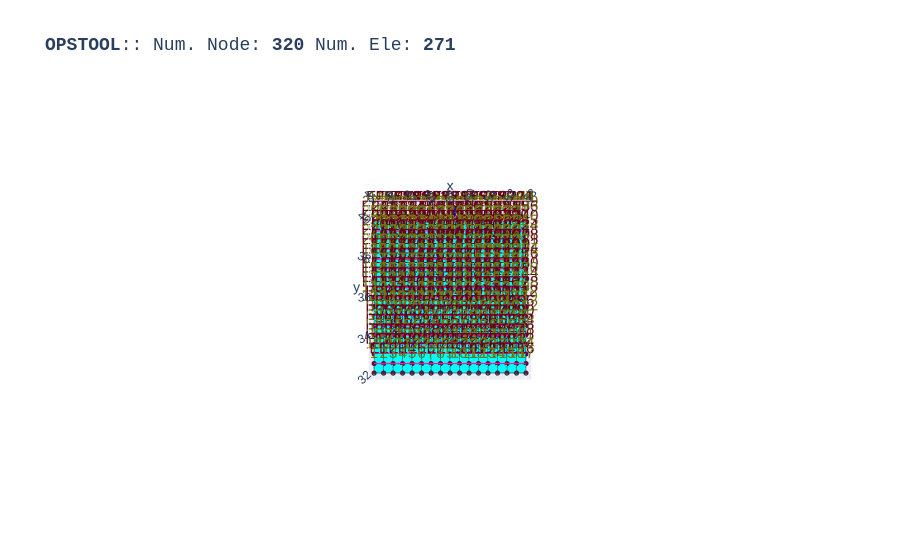

Here is the notebook cell this chart was saved with:
### Code cell
opst.vis.plotly.plot_model(show_node_numbering=True, show_ele_numbering=True, show_nodal_loads = True)

### Figure 1 — Plotly figure (JSON) as saved in the notebook; plotly's stock layout.template omitted (floating-point values rounded to 4 significant figures; data arrays with more than 128 entries replaced by an {"elided": "..."} marker saying what was removed)
{"data": [{"color": "#00FFFF", "hoverinfo": "skip", "i": {"elided": "512 int values"}, "j": {"elided": "512 int values"}, "k": {"elided": "512 int values"}, "name": "ELE_TAG_FourNodeQuadWithSensitivity", "opacity": 1, "type": "mesh3d", "x": {"elided": "1024 float values"}, "y": {"elided": "1024 float values"}, "z": {"elided": "1024 float values"}}, {"connectgaps": false, "hoverinfo": "skip", "line": {"color": "black", "width": 1}, "mode": "lines", "name": "Edge", "type": "scatter3d", "x": {"elided": "1536 float values"}, "y": {"elided": "1536 float values"}, "z": {"elided": "1536 float values"}}, {"connectgaps": false, "hoverinfo": "skip", "line": {"color": "#0652ff", "width": 5}, "mode": "lines", "name": "DispBeamColumn2d", "type": "scatter3d", "x": [45.25, 45.75, NaN, 45.75, 46.25, NaN, 46.25, 46.75, NaN, 46.75, 47.25, NaN, 47.25, 47.75, NaN, 47.75, 48.25, NaN, 48.25, 48.75, NaN, 48.75, 49.25, NaN, 49.25, 49.75, NaN, 49.75, 50.25, NaN, 50.25, 50.75, NaN, 50.75, 51.25, NaN, 51.25, 51.75, NaN, 51.75, 52.25, NaN, 52.25, 52.75, NaN], "y": [40.25, 40.25, NaN, 40.25, 40.25, NaN, 40.25, 40.25, NaN, 40.25, 40.25, NaN, 40.25, 40.25, NaN, 40.25, 40.25, NaN, 40.25, 40.25, NaN, 40.25, 40.25, NaN, 40.25, 40.25, NaN, 40.25, 40.25, NaN, 40.25, 40.25, NaN, 40.25, 40.25, NaN, 40.25, 40.25, NaN, 40.25, 40.25, NaN, 40.25, 40.25, NaN], "z": [0.0, 0.0, NaN, 0.0, 0.0, NaN, 0.0, 0.0, NaN, 0.0, 0.0, NaN, 0.0, 0.0, NaN, 0.0, 0.0, NaN, 0.0, 0.0, NaN, 0.0, 0.0, NaN, 0.0, 0.0, NaN, 0.0, 0.0, NaN, 0.0, 0.0, NaN, 0.0, 0.0, NaN, 0.0, 0.0, NaN, 0.0, 0.0, NaN, 0.0, 0.0, NaN]}, {"connectgaps": false, "hoverinfo": "skip", "line": {"color": "#ff9408", "width": 5}, "mode": "lines", "name": "BeamContact2D", "type": "scatter3d", "x": [45.5, 45.25, NaN, 45.5, 45.75, NaN, 46.0, 45.75, NaN, 46.0, 46.25, NaN, 46.5, 46.25, NaN, 46.5, 46.75, NaN, 47.0, 46.75, NaN, 47.0, 47.25, NaN, 47.5, 47.25, NaN, 47.5, 47.75, NaN, 48.0, 47.75, NaN, 48.0, 48.25, NaN, 48.5, 48.25, NaN, 48.5, 48.75, NaN, 49.0, 48.75, NaN, 49.0, 49.25, NaN, 49.5, 49.25, NaN, 49.5, 49.75, NaN, 50.0, 49.75, NaN, 50.0, 50.25, NaN, 50.5, 50.25, NaN, 50.5, 50.75, NaN, 51.0, 50.75, NaN, 51.0, 51.25, NaN, 51.5, 51.25, NaN, 51.5, 51.75, NaN, 52.0, 51.75, NaN, 52.0, 52.25, NaN, 52.5, 52.25, NaN, 52.5, 52.75, NaN], "y": [40.0, 40.25, NaN, 40.0, 40.25, NaN, 40.0, 40.25, NaN, 40.0, 40.25, NaN, 40.0, 40.25, NaN, 40.0, 40.25, NaN, 40.0, 40.25, NaN, 40.0, 40.25, NaN, 40.0, 40.25, NaN, 40.0, 40.25, NaN, 40.0, 40.25, NaN, 40.0, 40.25, NaN, 40.0, 40.25, NaN, 40.0, 40.25, NaN, 40.0, 40.25, NaN, 40.0, 40.25, NaN, 40.0, 40.25, NaN, 40.0, 40.25, NaN, 40.0, 40.25, NaN, 40.0, 40.25, NaN, 40.0, 40.25, NaN, 40.0, 40.25, NaN, 40.0, 40.25, NaN, 40.0, 40.25, NaN, 40.0, 40.25, NaN, 40.0, 40.25, NaN, 40.0, 40.25, NaN, 40.0, 40.25, NaN, 40.0, 40.25, NaN, 40.0, 40.25, NaN], "z": [0.0, 0.0, NaN, 0.0, 0.0, NaN, 0.0, 0.0, NaN, 0.0, 0.0, NaN, 0.0, 0.0, NaN, 0.0, 0.0, NaN, 0.0, 0.0, NaN, 0.0, 0.0, NaN, 0.0, 0.0, NaN, 0.0, 0.0, NaN, 0.0, 0.0, NaN, 0.0, 0.0, NaN, 0.0, 0.0, NaN, 0.0, 0.0, NaN, 0.0, 0.0, NaN, 0.0, 0.0, NaN, 0.0, 0.0, NaN, 0.0, 0.0, NaN, 0.0, 0.0, NaN, 0.0, 0.0, NaN, 0.0, 0.0, NaN, 0.0, 0.0, NaN, 0.0, 0.0, NaN, 0.0, 0.0, NaN, 0.0, 0.0, NaN, 0.0, 0.0, NaN, 0.0, 0.0, NaN, 0.0, 0.0, NaN, 0.0, 0.0, NaN, 0.0, 0.0, NaN]}, {"customdata": {"elided": "256 str values"}, "hovertemplate": "%{customdata}", "marker": {"color": "#00FFFF", "size": 3, "symbol": "diamond-open"}, "mode": "markers", "name": "ELE_TAG_FourNodeQuadWithSensitivity", "type": "scatter3d", "x": {"elided": "256 float values"}, "y": {"elided": "256 float values"}, "z": {"elided": "256 float values"}}, {"customdata": ["eleTag: 257<br>connectedNodes:<br> [415 416]", "eleTag: 258<br>connectedNodes:<br> [416 417]", "eleTag: 259<br>connectedNodes:<br> [417 418]", "eleTag: 260<br>connectedNodes:<br> [418 419]", "eleTag: 261<br>connectedNodes:<br> [419 420]", "eleTag: 262<br>connectedNodes:<br> [420 421]", "eleTag: 263<br>connectedNodes:<br> [421 422]", "eleTag: 264<br>connectedNodes:<br> [422 423]", "eleTag: 265<br>connectedNodes:<br> [423 424]", "eleTag: 266<br>connectedNodes:<br> [424 425]", "eleTag: 267<br>connectedNodes:<br> [425 426]", "eleTag: 268<br>connectedNodes:<br> [426 427]", "eleTag: 269<br>connectedNodes:<br> [427 428]", "eleTag: 270<br>connectedNodes:<br> [428 429]", "eleTag: 271<br>connectedNodes:<br> [429 430]"], "hovertemplate": "%{customdata}", "marker": {"color": "#0652ff", "size": 3, "symbol": "diamond-open"}, "mode": "markers", "name": "DispBeamColumn2d", "type": "scatter3d", "x": [45.5, 46.0, 46.5, 47.0, 47.5, 48.0, 48.5, 49.0, 49.5, 50.0, 50.5, 51.0, 51.5, 52.0, 52.5], "y": [40.25, 40.25, 40.25, 40.25, 40.25, 40.25, 40.25, 40.25, 40.25, 40.25, 40.25, 40.25, 40.25, 40.25, 40.25], "z": [0.0, 0.0, 0.0, 0.0, 0.0, 0.0, 0.0, 0.0, 0.0, 0.0, 0.0, 0.0, 0.0, 0.0, 0.0]}, {"customdata": ["eleTag: 3050<br>connectedNodes:<br> [274 415]", "eleTag: 3050<br>connectedNodes:<br> [274 416]", "eleTag: 3051<br>connectedNodes:<br> [275 416]", "eleTag: 3051<br>connectedNodes:<br> [275 417]", "eleTag: 3052<br>connectedNodes:<br> [276 417]", "eleTag: 3052<br>connectedNodes:<br> [276 418]", "eleTag: 3053<br>connectedNodes:<br> [277 418]", "eleTag: 3053<br>connectedNodes:<br> [277 419]", "eleTag: 3054<br>connectedNodes:<br> [278 419]", "eleTag: 3054<br>connectedNodes:<br> [278 420]", "eleTag: 3055<br>connectedNodes:<br> [279 420]", "eleTag: 3055<br>connectedNodes:<br> [279 421]", "eleTag: 3056<br>connectedNodes:<br> [280 421]", "eleTag: 3056<br>connectedNodes:<br> [280 422]", "eleTag: 3057<br>connectedNodes:<br> [281 422]", "eleTag: 3057<br>connectedNodes:<br> [281 423]", "eleTag: 3058<br>connectedNodes:<br> [282 423]", "eleTag: 3058<br>connectedNodes:<br> [282 424]", "eleTag: 3059<br>connectedNodes:<br> [283 424]", "eleTag: 3059<br>connectedNodes:<br> [283 425]", "eleTag: 3060<br>connectedNodes:<br> [284 425]", "eleTag: 3060<br>connectedNodes:<br> [284 426]", "eleTag: 3061<br>connectedNodes:<br> [285 426]", "eleTag: 3061<br>connectedNodes:<br> [285 427]", "eleTag: 3062<br>connectedNodes:<br> [286 427]", "eleTag: 3062<br>connectedNodes:<br> [286 428]", "eleTag: 3063<br>connectedNodes:<br> [287 428]", "eleTag: 3063<br>connectedNodes:<br> [287 429]", "eleTag: 3064<br>connectedNodes:<br> [288 429]", "eleTag: 3064<br>connectedNodes:<br> [288 430]"], "hovertemplate": "%{customdata}", "marker": {"color": "#ff9408", "size": 3, "symbol": "diamond-open"}, "mode": "markers", "name": "BeamContact2D", "type": "scatter3d", "x": [45.38, 45.62, 45.88, 46.12, 46.38, 46.62, 46.88, 47.12, 47.38, 47.62, 47.88, 48.12, 48.38, 48.62, 48.88, 49.12, 49.38, 49.62, 49.88, 50.12, 50.38, 50.62, 50.88, 51.12, 51.38, 51.62, 51.88, 52.12, 52.38, 52.62], "y": [40.12, 40.12, 40.12, 40.12, 40.12, 40.12, 40.12, 40.12, 40.12, 40.12, 40.12, 40.12, 40.12, 40.12, 40.12, 40.12, 40.12, 40.12, 40.12, 40.12, 40.12, 40.12, 40.12, 40.12, 40.12, 40.12, 40.12, 40.12, 40.12, 40.12], "z": [0.0, 0.0, 0.0, 0.0, 0.0, 0.0, 0.0, 0.0, 0.0, 0.0, 0.0, 0.0, 0.0, 0.0, 0.0, 0.0, 0.0, 0.0, 0.0, 0.0, 0.0, 0.0, 0.0, 0.0, 0.0, 0.0, 0.0, 0.0, 0.0, 0.0]}, {"customdata": {"elided": "320 str values"}, "hovertemplate": "x: %{x}<br>y: %{y}<br>z: %{z} <br>nodeTag: %{customdata}", "marker": {"color": "#580f41", "size": 3, "symbol": "circle"}, "mode": "markers", "name": "Nodes", "type": "scatter3d", "x": {"elided": "320 float values"}, "y": {"elided": "320 float values"}, "z": {"elided": "320 float values"}}, {"mode": "text", "name": "Node Tag", "text": {"elided": "320 str values"}, "textfont": {"color": "#6e750e", "size": 15}, "type": "scatter3d", "x": {"elided": "320 float values"}, "y": {"elided": "320 float values"}, "z": {"elided": "320 float values"}}, {"mode": "text", "name": "Element Tag", "text": {"elided": "271 str values"}, "textfont": {"color": "#650021", "size": 15}, "type": "scatter3d", "x": {"elided": "271 float values"}, "y": {"elided": "271 float values"}, "z": {"elided": "271 float values"}}, {"connectgaps": false, "hoverinfo": "skip", "line": {"color": "#15b01a", "width": 1}, "mode": "lines", "name": "BC", "type": "scatter3d", "x": {"elided": "384 float values"}, "y": {"elided": "384 float values"}, "z": {"elided": "384 float values"}}, {"connectgaps": false, "hoverinfo": "skip", "line": {"color": "#FF1493", "width": 2.5}, "mode": "lines", "name": "mp constraint", "type": "scatter3d", "x": [45.0, 53.0, NaN, 45.0, 53.0, NaN, 45.0, 53.0, NaN, 45.0, 53.0, NaN, 45.0, 53.0, NaN, 45.0, 53.0, NaN, 45.0, 53.0, NaN, 45.0, 53.0, NaN, 45.0, 53.0, NaN, 45.0, 53.0, NaN, 45.0, 53.0, NaN, 45.0, 53.0, NaN, 45.0, 53.0, NaN, 45.0, 53.0, NaN, 45.0, 53.0, NaN, 45.0, 53.0, NaN], "y": [32.5, 32.5, NaN, 33.0, 33.0, NaN, 33.5, 33.5, NaN, 34.0, 34.0, NaN, 34.5, 34.5, NaN, 35.0, 35.0, NaN, 35.5, 35.5, NaN, 36.0, 36.0, NaN, 36.5, 36.5, NaN, 37.0, 37.0, NaN, 37.5, 37.5, NaN, 38.0, 38.0, NaN, 38.5, 38.5, NaN, 39.0, 39.0, NaN, 39.5, 39.5, NaN, 40.0, 40.0, NaN], "z": [0.0, 0.0, NaN, 0.0, 0.0, NaN, 0.0, 0.0, NaN, 0.0, 0.0, NaN, 0.0, 0.0, NaN, 0.0, 0.0, NaN, 0.0, 0.0, NaN, 0.0, 0.0, NaN, 0.0, 0.0, NaN, 0.0, 0.0, NaN, 0.0, 0.0, NaN, 0.0, 0.0, NaN, 0.0, 0.0, NaN, 0.0, 0.0, NaN, 0.0, 0.0, NaN, 0.0, 0.0, NaN]}, {"connectgaps": false, "hovertemplate": "<b>%{text}</b>", "line": {"color": "#0000ff", "width": 5}, "mode": "lines", "name": "<b>Pattern 1</b><br>Nodal Load", "text": ["0.00e+00", "0.00e+00", "0.00e+00", "0.00e+00", "0.00e+00", "0.00e+00"], "type": "scatter3d", "x": [49.25, 49.25, NaN, 46.25, 46.25, NaN], "y": [40.25, 40.25, NaN, 40.25, 40.25, NaN], "z": [0.0, 0.0, NaN, 0.0, 0.0, NaN]}, {"color": "#0000ff", "hovertemplate": "<b>%{text}", "i": [0, 0, 1, 1, 2, 2, 3, 3, 4, 4, 5, 5, 6, 6, 7, 7, 8, 8, 9, 9, 10, 10, 11, 11, 12, 12, 13, 13, 14, 14, 15, 15, 18, 18, 19, 19, 20, 20, 21, 21, 22, 22, 23, 23, 24, 24, 25, 25, 26, 26, 27, 27, 28, 28, 29, 29, 30, 30, 31, 31, 32, 32, 33, 33], "j": [1, 1, 2, 2, 3, 3, 4, 4, 5, 5, 6, 6, 7, 7, 8, 8, 9, 9, 10, 10, 11, 11, 12, 12, 13, 13, 14, 14, 15, 15, 0, 0, 19, 19, 20, 20, 21, 21, 22, 22, 23, 23, 24, 24, 25, 25, 26, 26, 27, 27, 28, 28, 29, 29, 30, 30, 31, 31, 32, 32, 33, 33, 18, 18], "k": [16, 17, 16, 17, 16, 17, 16, 17, 16, 17, 16, 17, 16, 17, 16, 17, 16, 17, 16, 17, 16, 17, 16, 17, 16, 17, 16, 17, 16, 17, 16, 17, 34, 35, 34, 35, 34, 35, 34, 35, 34, 35, 34, 35, 34, 35, 34, 35, 34, 35, 34, 35, 34, 35, 34, 35, 34, 35, 34, 35, 34, 35, 34, 35], "name": "<b>Pattern 1</b><br>Nodal Load", "text": ["0.00e+00", "0.00e+00", "0.00e+00", "0.00e+00", "0.00e+00", "0.00e+00", "0.00e+00", "0.00e+00", "0.00e+00", "0.00e+00", "0.00e+00", "0.00e+00", "0.00e+00", "0.00e+00", "0.00e+00", "0.00e+00", "0.00e+00", "0.00e+00", "0.00e+00", "0.00e+00", "0.00e+00", "0.00e+00", "0.00e+00", "0.00e+00", "0.00e+00", "0.00e+00", "0.00e+00", "0.00e+00", "0.00e+00", "0.00e+00", "0.00e+00", "0.00e+00", "0.00e+00", "0.00e+00", "0.00e+00", "0.00e+00"], "type": "mesh3d", "x": [49.25, 49.25, 49.25, 49.25, 49.25, 49.25, 49.25, 49.25, 49.25, 49.25, 49.25, 49.25, 49.25, 49.25, 49.25, 49.25, 49.25, 49.25, 46.25, 46.25, 46.25, 46.25, 46.25, 46.25, 46.25, 46.25, 46.25, 46.25, 46.25, 46.25, 46.25, 46.25, 46.25, 46.25, 46.25, 46.25], "y": [40.25, 40.25, 40.25, 40.25, 40.25, 40.25, 40.25, 40.25, 40.25, 40.25, 40.25, 40.25, 40.25, 40.25, 40.25, 40.25, 40.25, 40.25, 40.25, 40.25, 40.25, 40.25, 40.25, 40.25, 40.25, 40.25, 40.25, 40.25, 40.25, 40.25, 40.25, 40.25, 40.25, 40.25, 40.25, 40.25], "z": [0.0, 0.0, 0.0, 0.0, 0.0, 0.0, 0.0, 0.0, 0.0, 0.0, 0.0, 0.0, 0.0, 0.0, 0.0, 0.0, 0.0, 0.0, 0.0, 0.0, 0.0, 0.0, 0.0, 0.0, 0.0, 0.0, 0.0, 0.0, 0.0, 0.0, 0.0, 0.0, 0.0, 0.0, 0.0, 0.0]}, {"connectgaps": false, "hovertemplate": "<b>%{text}</b>", "line": {"color": "#0000ff", "width": 5}, "mode": "lines", "name": "<b>Pattern 1</b><br>Nodal Load", "text": ["-5.00e+02", "-5.00e+02", "-5.00e+02", "-5.00e+00", "-5.00e+00", "-5.00e+00"], "type": "scatter3d", "x": [49.25, 49.25, NaN, 46.25, 46.25, NaN], "y": [40.83, 40.42, NaN, 40.26, 40.25, NaN], "z": [0.0, 0.0, NaN, 0.0, 0.0, NaN]}, {"color": "#0000ff", "hovertemplate": "<b>%{text}", "i": [0, 0, 1, 1, 2, 2, 3, 3, 4, 4, 5, 5, 6, 6, 7, 7, 8, 8, 9, 9, 10, 10, 11, 11, 12, 12, 13, 13, 14, 14, 15, 15, 18, 18, 19, 19, 20, 20, 21, 21, 22, 22, 23, 23, 24, 24, 25, 25, 26, 26, 27, 27, 28, 28, 29, 29, 30, 30, 31, 31, 32, 32, 33, 33], "j": [1, 1, 2, 2, 3, 3, 4, 4, 5, 5, 6, 6, 7, 7, 8, 8, 9, 9, 10, 10, 11, 11, 12, 12, 13, 13, 14, 14, 15, 15, 0, 0, 19, 19, 20, 20, 21, 21, 22, 22, 23, 23, 24, 24, 25, 25, 26, 26, 27, 27, 28, 28, 29, 29, 30, 30, 31, 31, 32, 32, 33, 33, 18, 18], "k": [16, 17, 16, 17, 16, 17, 16, 17, 16, 17, 16, 17, 16, 17, 16, 17, 16, 17, 16, 17, 16, 17, 16, 17, 16, 17, 16, 17, 16, 17, 16, 17, 34, 35, 34, 35, 34, 35, 34, 35, 34, 35, 34, 35, 34, 35, 34, 35, 34, 35, 34, 35, 34, 35, 34, 35, 34, 35, 34, 35, 34, 35, 34, 35], "name": "<b>Pattern 1</b><br>Nodal Load", "text": ["-5.00e+02", "-5.00e+02", "-5.00e+02", "-5.00e+02", "-5.00e+02", "-5.00e+02", "-5.00e+02", "-5.00e+02", "-5.00e+02", "-5.00e+02", "-5.00e+02", "-5.00e+02", "-5.00e+02", "-5.00e+02", "-5.00e+02", "-5.00e+02", "-5.00e+02", "-5.00e+02", "-5.00e+00", "-5.00e+00", "-5.00e+00", "-5.00e+00", "-5.00e+00", "-5.00e+00", "-5.00e+00", "-5.00e+00", "-5.00e+00", "-5.00e+00", "-5.00e+00", "-5.00e+00", "-5.00e+00", "-5.00e+00", "-5.00e+00", "-5.00e+00", "-5.00e+00", "-5.00e+00"], "type": "mesh3d", "x": [49.33, 49.33, 49.31, 49.28, 49.24, 49.21, 49.18, 49.17, 49.17, 49.18, 49.21, 49.24, 49.28, 49.31, 49.33, 49.33, 49.25, 49.25, 46.25, 46.25, 46.25, 46.25, 46.25, 46.25, 46.25, 46.25, 46.25, 46.25, 46.25, 46.25, 46.25, 46.25, 46.25, 46.25, 46.25, 46.25], "y": [40.42, 40.42, 40.42, 40.42, 40.42, 40.42, 40.42, 40.42, 40.42, 40.42, 40.42, 40.42, 40.42, 40.42, 40.42, 40.42, 40.42, 40.21, 40.25, 40.25, 40.25, 40.25, 40.25, 40.25, 40.25, 40.25, 40.25, 40.25, 40.25, 40.25, 40.25, 40.25, 40.25, 40.25, 40.25, 40.25], "z": [0.0, 0.03356, 0.06131, 0.07846, 0.08205, 0.07145, 0.04849, 0.01715, -0.01715, -0.04849, -0.07145, -0.08205, -0.07846, -0.06131, -0.03356, -2.021e-17, 0.0, 0.0, 0.0, 0.0003356, 0.0006131, 0.0007846, 0.0008205, 0.0007145, 0.0004849, 0.0001715, -0.0001715, -0.0004849, -0.0007145, -0.0008205, -0.0007846, -0.0006131, -0.0003356, -2.021e-19, 0.0, 0.0]}, {"connectgaps": false, "hovertemplate": "<b>%{text}</b>", "line": {"color": "#0000ff", "width": 5}, "mode": "lines", "name": "<b>Pattern 1</b><br>Nodal Load", "text": ["0.00e+00", "0.00e+00", "0.00e+00", "0.00e+00", "0.00e+00", "0.00e+00"], "type": "scatter3d", "x": [49.25, 49.25, NaN, 46.25, 46.25, NaN], "y": [40.25, 40.25, NaN, 40.25, 40.25, NaN], "z": [0.0, 0.0, NaN, 0.0, 0.0, NaN]}, {"color": "#0000ff", "hovertemplate": "<b>%{text}", "i": [0, 0, 1, 1, 2, 2, 3, 3, 4, 4, 5, 5, 6, 6, 7, 7, 8, 8, 9, 9, 10, 10, 11, 11, 12, 12, 13, 13, 14, 14, 15, 15, 18, 18, 19, 19, 20, 20, 21, 21, 22, 22, 23, 23, 24, 24, 25, 25, 26, 26, 27, 27, 28, 28, 29, 29, 30, 30, 31, 31, 32, 32, 33, 33], "j": [1, 1, 2, 2, 3, 3, 4, 4, 5, 5, 6, 6, 7, 7, 8, 8, 9, 9, 10, 10, 11, 11, 12, 12, 13, 13, 14, 14, 15, 15, 0, 0, 19, 19, 20, 20, 21, 21, 22, 22, 23, 23, 24, 24, 25, 25, 26, 26, 27, 27, 28, 28, 29, 29, 30, 30, 31, 31, 32, 32, 33, 33, 18, 18], "k": [16, 17, 16, 17, 16, 17, 16, 17, 16, 17, 16, 17, 16, 17, 16, 17, 16, 17, 16, 17, 16, 17, 16, 17, 16, 17, 16, 17, 16, 17, 16, 17, 34, 35, 34, 35, 34, 35, 34, 35, 34, 35, 34, 35, 34, 35, 34, 35, 34, 35, 34, 35, 34, 35, 34, 35, 34, 35, 34, 35, 34, 35, 34, 35], "name": "<b>Pattern 1</b><br>Nodal Load", "text": ["0.00e+00", "0.00e+00", "0.00e+00", "0.00e+00", "0.00e+00", "0.00e+00", "0.00e+00", "0.00e+00", "0.00e+00", "0.00e+00", "0.00e+00", "0.00e+00", "0.00e+00", "0.00e+00", "0.00e+00", "0.00e+00", "0.00e+00", "0.00e+00", "0.00e+00", "0.00e+00", "0.00e+00", "0.00e+00", "0.00e+00", "0.00e+00", "0.00e+00", "0.00e+00", "0.00e+00", "0.00e+00", "0.00e+00", "0.00e+00", "0.00e+00", "0.00e+00", "0.00e+00", "0.00e+00", "0.00e+00", "0.00e+00"], "type": "mesh3d", "x": [49.25, 49.25, 49.25, 49.25, 49.25, 49.25, 49.25, 49.25, 49.25, 49.25, 49.25, 49.25, 49.25, 49.25, 49.25, 49.25, 49.25, 49.25, 46.25, 46.25, 46.25, 46.25, 46.25, 46.25, 46.25, 46.25, 46.25, 46.25, 46.25, 46.25, 46.25, 46.25, 46.25, 46.25, 46.25, 46.25], "y": [40.25, 40.25, 40.25, 40.25, 40.25, 40.25, 40.25, 40.25, 40.25, 40.25, 40.25, 40.25, 40.25, 40.25, 40.25, 40.25, 40.25, 40.25, 40.25, 40.25, 40.25, 40.25, 40.25, 40.25, 40.25, 40.25, 40.25, 40.25, 40.25, 40.25, 40.25, 40.25, 40.25, 40.25, 40.25, 40.25], "z": [0.0, 0.0, 0.0, 0.0, 0.0, 0.0, 0.0, 0.0, 0.0, 0.0, 0.0, 0.0, 0.0, 0.0, 0.0, 0.0, 0.0, 0.0, 0.0, 0.0, 0.0, 0.0, 0.0, 0.0, 0.0, 0.0, 0.0, 0.0, 0.0, 0.0, 0.0, 0.0, 0.0, 0.0, 0.0, 0.0]}], "layout": {"autosize": true, "font": {"family": "Arial, sans-serif"}, "scene": {"aspectmode": "data", "camera": {"eye": {"x": 0, "y": -0.1, "z": 10}}, "dragmode": "pan", "xaxis": {"showbackground": false}, "yaxis": {"showbackground": false}, "zaxis": {"showbackground": true, "showgrid": true, "showticklabels": false, "ticks": "", "title": {"text": ""}, "visible": true}}, "showlegend": false, "title": {"font": {"family": "courier", "size": 18}, "text": "<b>OPSTOOL</b>:: Num. Node: <b>320</b> Num. Ele: <b>271</b>"}}}
